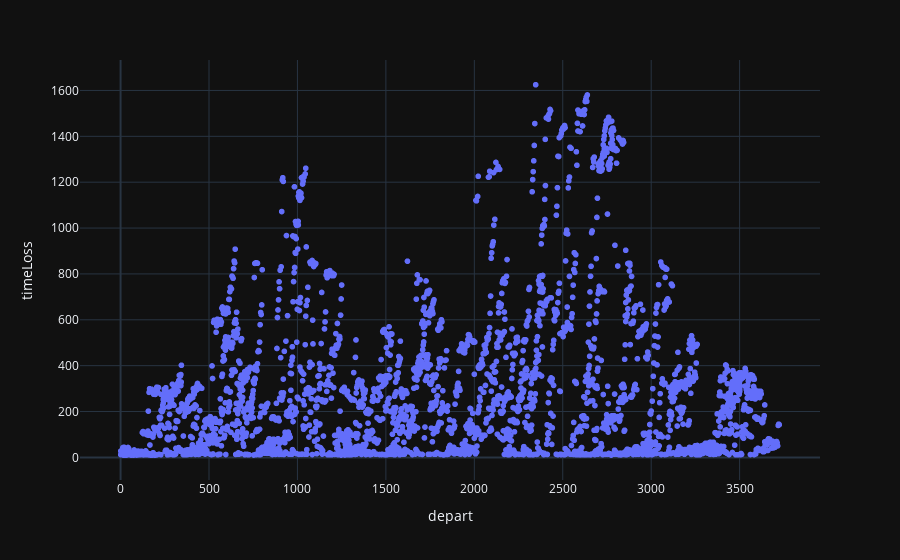

The code cell stored with this chart in its notebook:
### Code cell
fig = px.scatter(df, x="depart", y="timeLoss")
fig.show()

### Figure 1 — Plotly figure (JSON) as saved in the notebook; plotly's stock layout.template omitted (floating-point values rounded to 4 significant figures; data arrays with more than 128 entries replaced by an {"elided": "..."} marker saying what was removed)
{"data": [{"hovertemplate": "depart=%{x}<br>timeLoss=%{y}<extra></extra>", "legendgroup": "", "marker": {"color": "#636efa", "symbol": "circle"}, "mode": "markers", "name": "", "showlegend": false, "x": {"elided": "3524 float values"}, "xaxis": "x", "y": {"elided": "3524 float values"}, "yaxis": "y", "type": "scattergl"}], "layout": {"xaxis": {"anchor": "y", "domain": [0.0, 1.0], "title": {"text": "depart"}}, "yaxis": {"anchor": "x", "domain": [0.0, 1.0], "title": {"text": "timeLoss"}}, "legend": {"tracegroupgap": 0}, "margin": {"t": 60}}}
